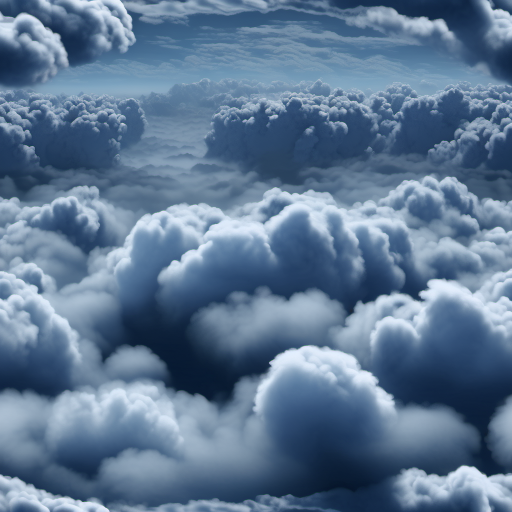
#> input picture art/comfy/grapple_city_clouds_00001_.png, 1024 x 1024 px (shown at 1/2 size)
$ python process_art.py ../art/comfy/grapple_city_clouds_00001_.png ../art/comfy/grapple_city_puff_00001_.png ../art/comfy/grapple_city_puff_00001_.png
#> lines starting #> are read from the running program, lines starting #| are printed output that depends on the picture
"""Turn the ComfyUI pictures into game textures.

Run with a Python that has Pillow and numpy (ComfyUI's own works):
  ~/ComfyUI/.venv/bin/python -I tools/process_art.py <skyline.png> <clouds.png> <puff.png>

skyline.png -> art/skyline.webp: the sky above the towers fades out (the game's own sky shows through)
                                 and the two ends are blended so it wraps around the horizon
clouds.png  -> art/clouds.jpg  : made to tile, so it can repeat across the cloud sea
puff.png    -> art/puff.webp   : the black around the cloud becomes transparent
"""
import sys, os
import numpy as np
from PIL import Image

out = os.path.join(os.path.dirname(os.path.abspath(__file__)), '..', 'art')


def wrap_x(a, frac):
    """Blend the last part of the picture into the first, then cut it off, so the ends meet."""
    w = a.shape[1]; n = int(w * frac)
    t = np.linspace(0, 1, n)[None, :, None]
    head = a[:, :n] * t + a[:, w - n:] * (1 - t)
    return np.concatenate([head, a[:, n:w - n]], axis=1)


def skyline(path):
    a = np.asarray(Image.open(path).convert('RGB')).astype(np.float32)
    a = wrap_x(a, .12)
    h = a.shape[0]
#> h = 1024
    # sky -> transparent: alpha from how far a pixel is from the dark blue sky, plus a fade to the top
    lum = a.mean(axis=2)
    y = np.linspace(0, 1, h)[:, None]
#> y = 1024 values from 0 to 1
    fade = np.clip((y - .08) / .32, 0, 1)                       # top third fades away
#> fade = 1024 values from 0 to 1
    body = np.clip((lum - 18) / 50, 0, 1)                        # dark sky is see-through, towers and clouds solid
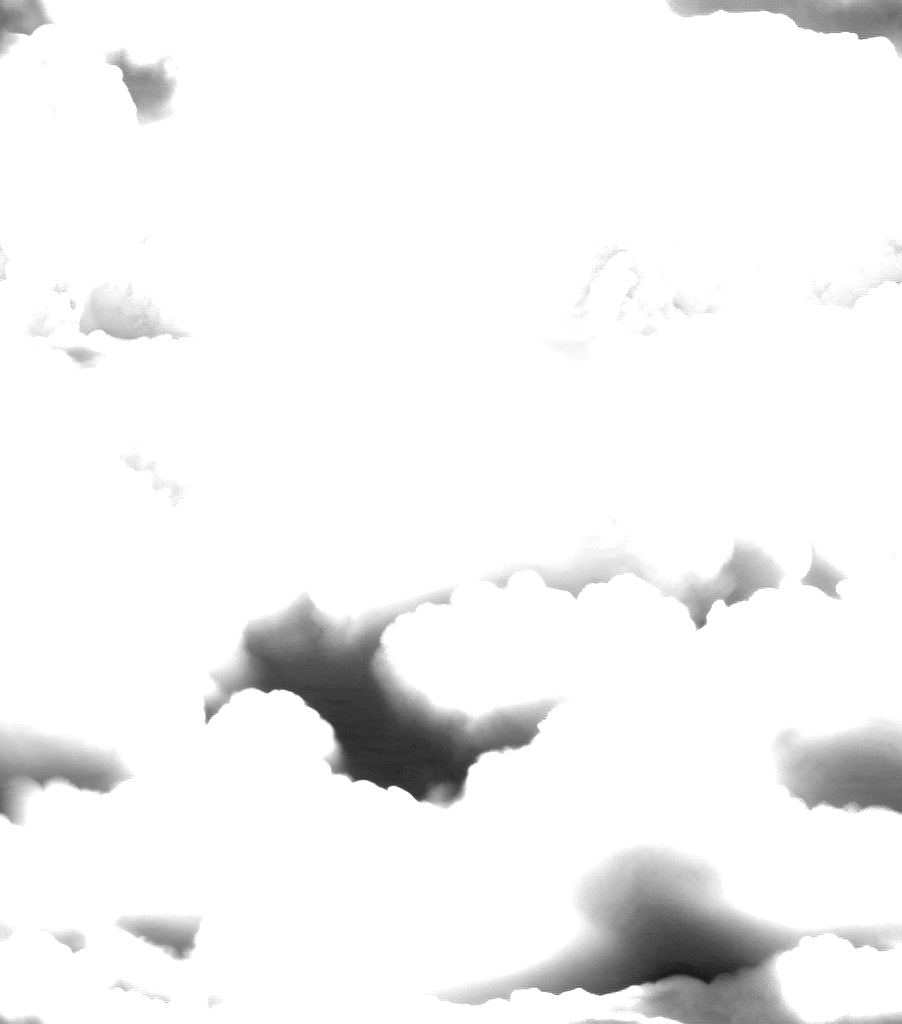
#> body: shape (1024, 902) float64; min 0.0733, max 1, mean 0.953
    alpha = np.clip(np.maximum(body * fade, np.clip((y - .55) / .2, 0, 1)), 0, 1) * 255
    img = np.dstack([a, alpha]).clip(0, 255).astype(np.uint8)
    Image.fromarray(img, 'RGBA').resize((2048, int(2048 * h / a.shape[1])), Image.LANCZOS).save(os.path.join(out, 'skyline.webp'), quality=80, method=6)


def clouds(path):
    im = Image.open(path).convert('RGB'); w, h = im.size
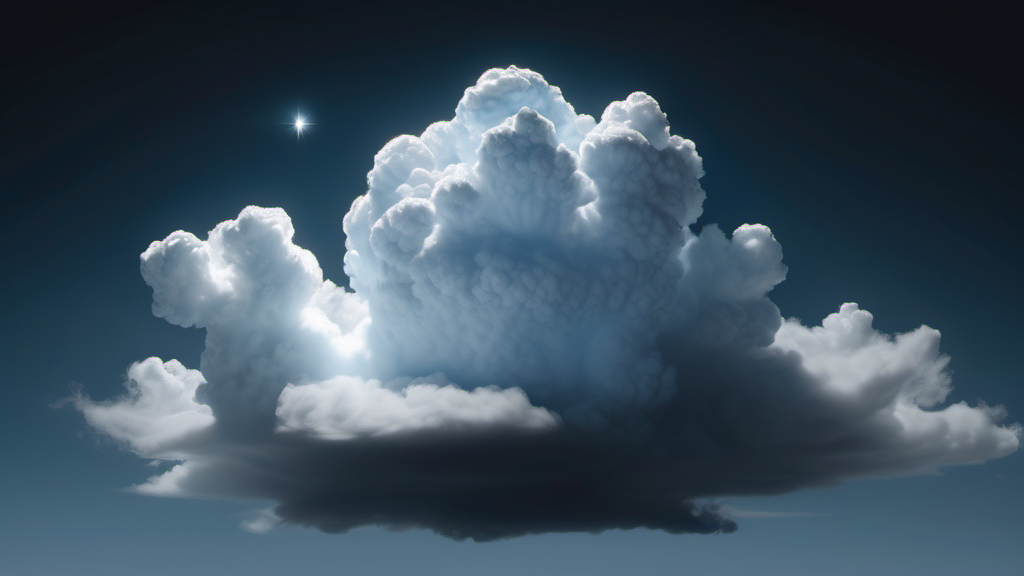
#> input picture art/comfy/grapple_city_puff_00001_.png, 1024 x 576 px
#> in clouds, im is the input picture: PIL image 1024x576 RGB; mean R, G, B 60.4, 79.1, 93.6
#> after `w, h = im.size`: w = 1024; h = 576
    s = int(h * .6)   # the lower part is all cloud; the top of SDXL's picture is sky
#> s = 345
    a = np.asarray(im.crop(((w - s) // 2, h - s, (w + s) // 2, h))).astype(np.float32)
#> a: shape (345, 345, 3) float32
    a = wrap_x(a, .25)
    a = np.transpose(wrap_x(np.transpose(a, (1, 0, 2)), .25), (1, 0, 2))
#> call 3 of wrap_x, with frac = 0.25
#> in wrap_x (call 3), `head = a[:, :n] * t + a[:, w - n:] * (1 - t)`:
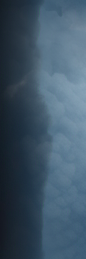
#> head: shape (259, 86, 3) float64; mean of channels 0, 1, 2 64.3, 86.2, 103.7; drawn as R, G, B
#> in wrap_x (call 3), `return np.concatenate([head, a[:, n:w - n]], axis=1)`:
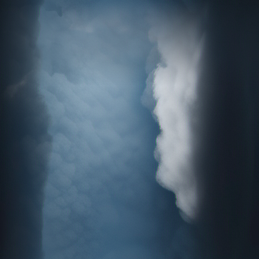
#> returned value: shape (259, 259, 3) float64; mean of channels 0, 1, 2 68.7, 88.1, 104.3; drawn as R, G, B
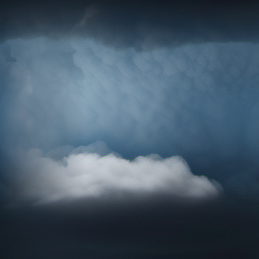
#> a: shape (259, 259, 3) float64; mean R, G, B 68.7, 88.1, 104.3
    Image.fromarray(a.clip(0, 255).astype(np.uint8)).resize((768, 768), Image.LANCZOS).save(os.path.join(out, 'clouds.jpg'), quality=82)


def puff(path):
    a = np.asarray(Image.open(path).convert('RGB')).astype(np.float32)
#> a: shape (576, 1024, 3) float32
    h, w = a.shape[:2]
#> h = 576; w = 1024
    # the background is a dark blue gradient, not black: take it from the left and right edges, row by row
    bg = np.median(np.concatenate([a[:, :40], a[:, -40:]], axis=1), axis=1)[:, None, :]
#> bg = 576 rows, first 8: [15, 15, 25], [14, 17, 22], [15, 15, 24], [14, 16, 23], [14, 16, 23], [15, 16, 23], [15, 16, 23], [14, 16, 23]
    alpha = np.clip((np.linalg.norm(a - bg, axis=2) - 14) / 70, 0, 1)
#> alpha: shape (576, 1024) float32
    yy, xx = np.mgrid[0:h, 0:w]
    alpha[(xx - .293 * w) ** 2 + (yy - .21 * h) ** 2 < (.03 * w) ** 2] = 0   # a stray star SDXL added
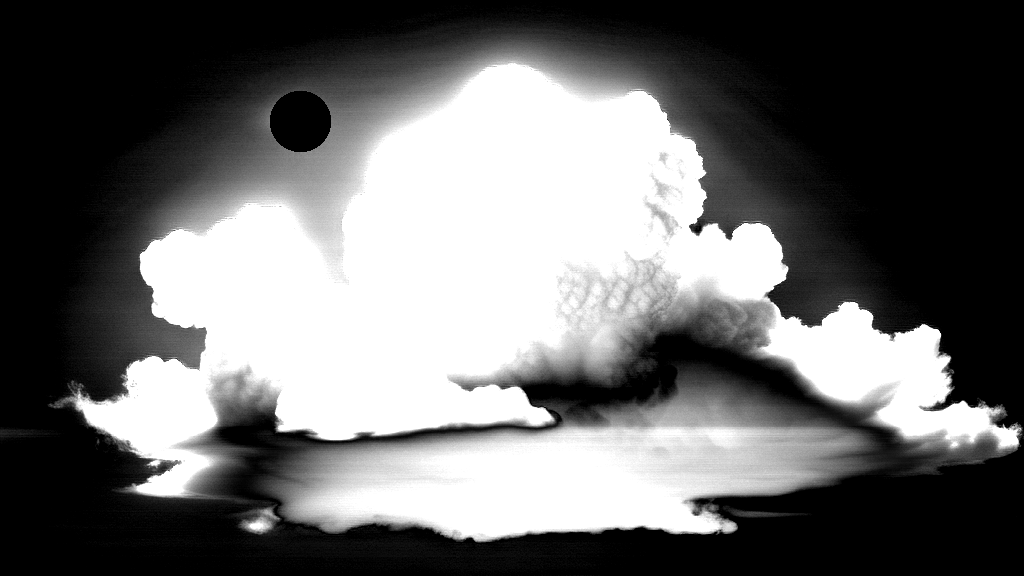
#> alpha: shape (576, 1024) float32; min 0, max 1, mean 0.412
    edge = np.clip(np.minimum.reduce([xx, w - 1 - xx, yy, h - 1 - yy]) / (.08 * w), 0, 1)   # nothing reaches the edge
    rgb = a   # the background is not black, so the colour is kept as it is
    img = np.dstack([rgb, alpha * edge * 255]).astype(np.uint8)
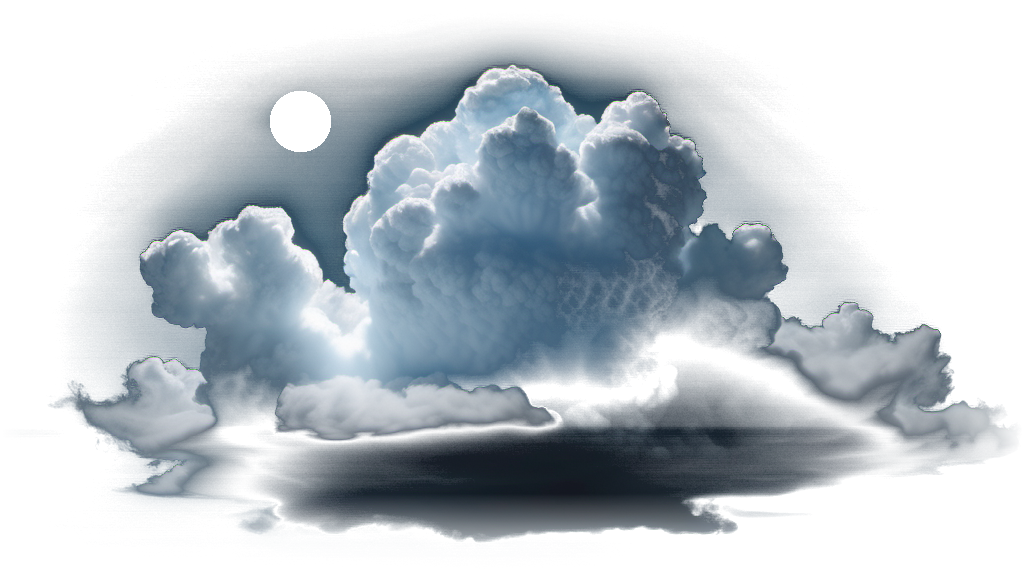
#> img: shape (576, 1024, 4); mean R, G, B, A 60.4, 79.1, 93.6, 102.1; transparent parts drawn white
    Image.fromarray(img, 'RGBA').resize((512, int(512 * h / w)), Image.LANCZOS).save(os.path.join(out, 'puff.webp'), quality=85, method=6)
#> (the run stopped early here; a loop or call above may not have finished)
